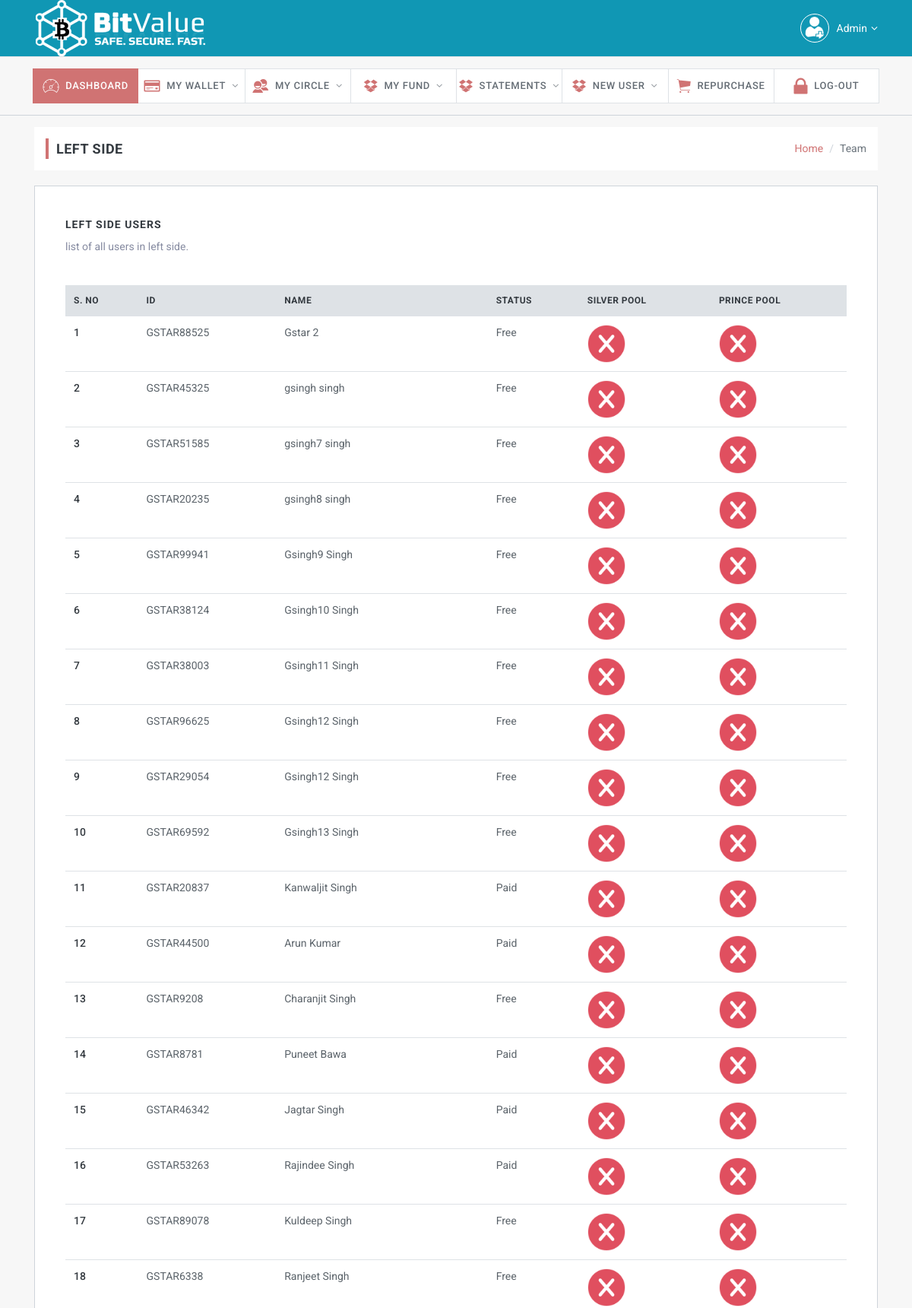
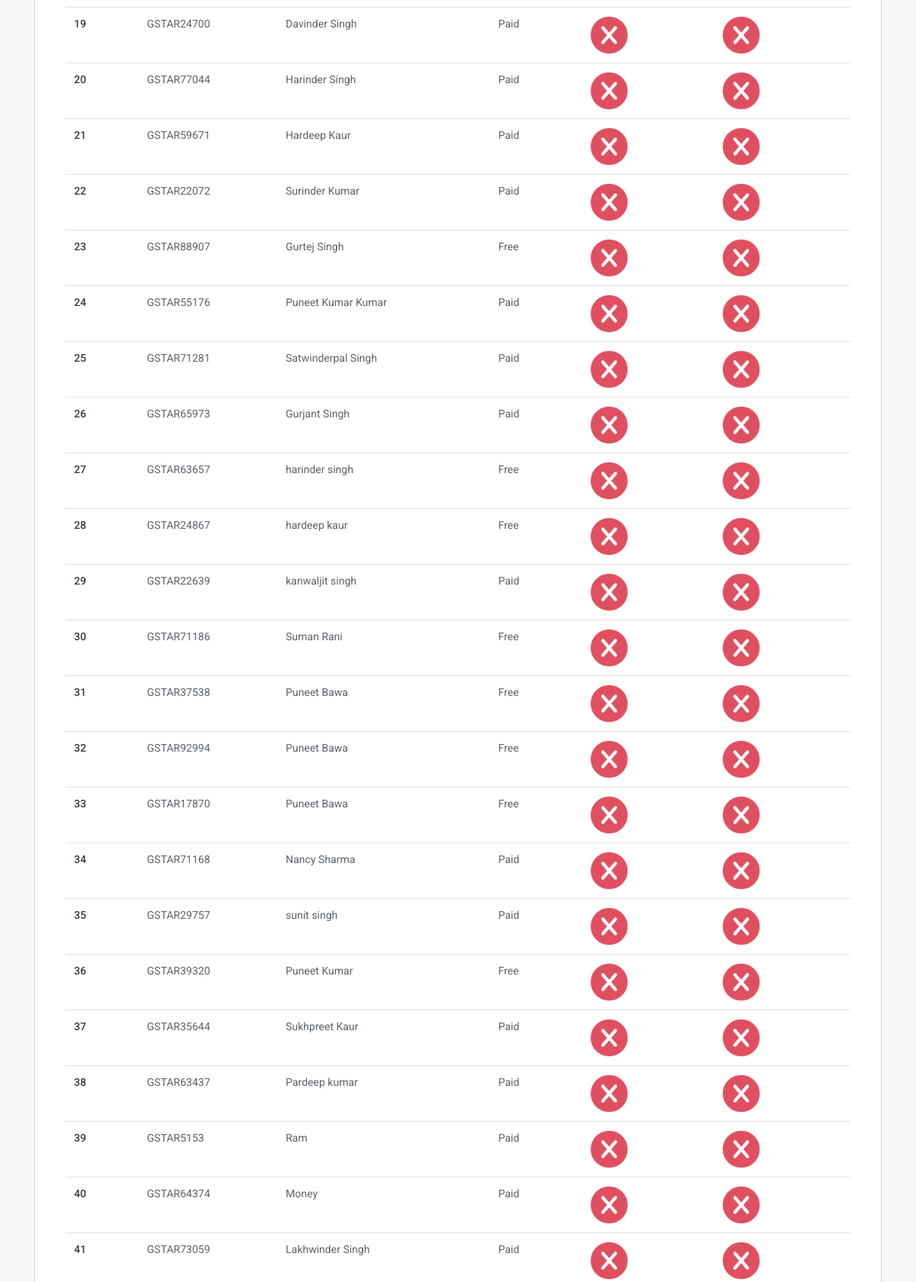
The page /leftteam.php (signed in, upper part) on the database its author committed (2 pictures, top to bottom).
### tables this page shows
CREATE TABLE `registration` (
  `UserID` varchar(100) NOT NULL,
  `ChainID` varchar(100) NOT NULL,
  `DirectID` varchar(100) NOT NULL,
  `UserEmail` varchar(100) NOT NULL,
  `Password` varchar(100) NOT NULL,
  `TPassword` varchar(100) NOT NULL,
  `EPassword` varchar(100) NOT NULL,
  `ETPassword` varchar(100) NOT NULL,
  `DOB` varchar(100) NOT NULL,
  `FirstName` varchar(100) NOT NULL,
  `LastName` varchar(100) NOT NULL,
  `Gender` varchar(10) NOT NULL,
  `MobileNo` varchar(100) NOT NULL,
  `Address` longtext NOT NULL,
  `country` varchar(100) NOT NULL DEFAULT 'India',
  `state` varchar(100) NOT NULL,
  `district` varchar(100) NOT NULL,
  `City` varchar(100) NOT NULL,
  `Zip` varchar(100) NOT NULL,
  `Position` varchar(100) NOT NULL,
  `RegistrationDate` varchar(100) NOT NULL,
  `Acc_Holder_Name` varchar(100) NOT NULL,
  `Bank_Name` varchar(100) NOT NULL,
  `Bank_Acc_No` varchar(100) NOT NULL,
  `Branch_Name` varchar(100) NOT NULL,
  `IFSC_Code` varchar(100) NOT NULL,
  `Account_Type` varchar(100) NOT NULL,
  `Pan_Number` varchar(100) NOT NULL,
  `Status` varchar(100) NOT NULL DEFAULT 'Active',
  `PaidStatus` varchar(100) NOT NULL DEFAULT 'Free',
  `timeinstring` int(100) NOT NULL,
  `EmailCode` longtext NOT NULL,
  `scode` int(100) NOT NULL,
  `EmailVerify` int(2) NOT NULL DEFAULT '1',
  `EmailStatus` int(2) NOT NULL DEFAULT '0',
  `currentbtc` varchar(100) NOT NULL,
  `ademail` varchar(100) NOT NULL,
  `admethod` varchar(100) NOT NULL,
  `About` longtext NOT NULL,
  `BTCAccount` varchar(100) NOT NULL,
  `Paytm` varchar(100) NOT NULL,
  `NetellerAccount` varchar(100) NOT NULL,
  `PaypalEmailID` varchar(100) NOT NULL,
  `profilepic` varchar(1000) NOT NULL,
  `addressproof` varchar(1000) NOT NULL,
  `pin` varchar(100) NOT NULL,
  `pancard` varchar(1000) NOT NULL,
  `Adtype` varchar(100) NOT NULL,
  `totalbusiness` varchar(100) NOT NULL,
  `topupsincome` varchar(100) NOT NULL,
  `nonincome` varchar(100) NOT NULL,
  `levelstatus` int(10) NOT NULL,
  `nomineerelation` varchar(100) NOT NULL,
  `nomineename` varchar(100) NOT NULL,
  `widstatus` int(10) NOT NULL DEFAULT '1',
  `Id` int(100) NOT NULL,
  `silverpoolstatus` int(100) NOT NULL,
  `princepoolstatus` int(100) NOT NULL
);

### package/Memberclass.php (called while the page is built, shortened)
<?php
class Member
{
	public function __construct()
	{
		$this->mysqli2 = new mysqli('localhost', 'root', '', 'gstarmar_mlm');
		$this->userID = $_SESSION['User_Array']['UserID'];
	}
function loaduserinfo()
{
	 $query4 = "SELECT * FROM Registration WHERE UserID = '".$this->userID."'";
       $result4=$this->mysqli2->query($query4);
       $num=$result4->fetch_assoc();
	   return $num;
}
	public function get_one_record($querySelect)
	{
   		 $resultSet = $this->mysqli2->query($querySelect);
   		 $data=array();
   			 if($resultSet->num_rows > 0){
			        while($row = $resultSet->fetch_assoc()){
			            $data[]=$row;
			            }
			          }
		return $data;
	}
public function getmemberlegdetail($userid,$leg)
{
  $result3=$this->mysqli2->query("select * from Registration  where ChainID='".$userid."' and Position='".$leg."'");
  global $data;
       while($row3=$result3->fetch_assoc())
       {
	 	$query2 = "SELECT SUM(dollarsamount) AS Amount FROM Commitment WHERE UserID like '".$row3['UserID']."' and incomestatus='1'";
      	 $result2=$this->mysqli2->query($query2);
      	 $row1=$result2->fetch_assoc();
	 	$row3['Amount']=$row1['Amount'];
       	$data[]=$row3;
		$this->getmemberlegdetail($row3['UserID'],"Left");
		$this->getmemberlegdetail($row3['UserID'],"Right");
      }
	return $data;
}
}
$obj = new Member();
function get_capping($packid)
											{
											global $obj;
											$data2 = $obj->get_one_record("SELECT * FROM packages order by Capping DESC");
												$capping=array();
												return $capping;
											}
											$packarray=array();
											$cappingdone = get_capping($packarray);
?>

### leftteam.php (the view, shortened to what this page needs)
<?php include("header.php"); ?>
<?php
$obj->dataarray=array();
$right = $obj->getmemberlegdetail($obj->userID,"Left");
$right=$data;
?>
    <div class="slim-mainpanel">
      <div class="container">
        <div class="slim-pageheader">
          <ol class="breadcrumb slim-breadcrumb">
            <li class="breadcrumb-item"><a href="#">Home</a></li>
            <li class="breadcrumb-item active" aria-current="page">Team</li>
          </ol>
          <h6 class="slim-pagetitle">Left Side</h6>
        </div>
        <div class="section-wrapper mg-t-20">
          <label class="section-title">Left side users</label>
          <p class="mg-b-20 mg-sm-b-40">list of all users in left side.</p>
          <div class="table-responsive">
            <table class="table mg-b-0">
              <thead>
                <tr>
                    <th>S. No</th>
                  <th>ID</th>
                  <th>Name</th>
                  <th>Status</th>
                   <th>Silver Pool</th>
                    <th>Prince Pool</th>
                </tr>
              </thead>
              <tbody>
                  	<?php
											$sno=1;
											foreach($right as $data){
														if(!empty($data['UserID'])){							?>
                <tr>
                  <th scope="row"><?php echo $sno++; ?></th>
                  <td><?php echo $data['UserID']; ?></td>
                  <td><?php echo $data['FirstName']." ".$data['LastName']; ?></td>
                  <td><?php echo $data['PaidStatus']; ?></td>
                                    <td><?php if(!empty($data['sliverpoolstatus'])){ echo "<img src='img/ok.png' style='height:50px;width:50px;'>"; }else{ echo "<img src='img/cross.png' style='height:50px;width:50px;'>"; } ?></td>
                     <td><?php if(!empty($data['princepoolstatus'])){ echo "<img src='img/ok.png' style='height:50px;width:50px;'>"; }else{ echo "<img src='img/cross.png' style='height:50px;width:50px;'>"; } ?></td>
                </tr>
                <?php  } } ?>
              </tbody>
            </table>
          </div>
        </div>
      </div>
    </div>
<?php include("footer.php"); ?>

### header.php (shortened to what this page needs)
<?php
include("package/Memberclass.php");
if(empty($_SESSION['User_Array'])){ ?><meta http-equiv="refresh" content="0; url=login.php" /> <?php  exit(); }
$userdata=$obj->loaduserinfo();
?>
<!DOCTYPE html>
<html lang="en">
  <head>
    <link href="lib/font-awesome/css/font-awesome.css" rel="stylesheet">
    <link href="lib/Ionicons/css/ionicons.css" rel="stylesheet">
    <link href="lib/rickshaw/css/rickshaw.min.css" rel="stylesheet">
    <link rel="stylesheet" href="css/slim.css">
  </head>
  <body class="dashboard-3">
    <div class="slim-header">
      <div class="container">
        <div class="slim-header-left">
          <h2 class="slim-logo"><a href="index.html"><img src="img/logo.png"></a></h2>
        </div>
        <div class="slim-header-right">
          <div class="dropdown dropdown-c">
            <a href="#" class="logged-user" data-toggle="dropdown">
              <img src="user.png" alt="">
              <span style="color: #fff"><?php echo $userdata['FirstName']; ?></span>
              <i class="fa fa-angle-down" style="color: #fff"></i>
            </a>
          </div>
        </div>
      </div>
    </div>
    <div class="slim-navbar">
      <div class="container-fluid">
        <ul class="nav">
          <li class="nav-item active">
            <a class="nav-link" href="dashboard.php">
              <i class="icon ion-ios-speedometer-outline"></i>
              <span>Dashboard</span>
            </a>
          </li>
          <li class="nav-item with-sub">
            <a class="nav-link" href="#">
              <i class="icon ion-card"></i>
              <span>My Wallet</span>
            </a>
          </li>
          <li class="nav-item  with-sub">
            <a class="nav-link" href="#" data-toggle="dropdown">
              <i class="icon ion-android-contacts"></i>
              <span>My Circle</span>
              </a>
          </li>
          <li class="nav-item  with-sub">
            <a class="nav-link" href="#" data-toggle="dropdown">
              <i class="icon ion-social-dropbox"></i>
              <span>My Fund</span>
              </a>
          </li>
            <li class="nav-item  with-sub">
            <a class="nav-link" href="#" data-toggle="dropdown">
              <i class="icon ion-social-dropbox"></i>
              <span>Statements</span>
              </a>
          </li>
            <li class="nav-item with-sub">
            <a class="nav-link" href="signup.php" data-toggle="dropdown">
              <i class="icon ion-social-dropbox"></i>
              <span>New User</span>
              </a>
          </li>
          <li class="nav-item">
            <a class="nav-link" href="#" data-toggle="dropdown">
              <i class="icon ion-ios-cart"></i>
              <span>RePurchase</span>
              </a>
          </li>
          <li class="nav-item">
            <a class="nav-link" href="signout.php">
              <i class="icon ion-locked"></i>
              <span>Log-out</span>
              </a>
          </li>
        </ul>
      </div>
    </div>

### rows shown on the page
registration: FirstName "Admin"
registration: UserID "GSTAR88525", FirstName "Gstar", LastName "2", PaidStatus "Free", princepoolstatus 0 (drawn)
registration: UserID "GSTAR45325", FirstName "gsingh", LastName "singh", PaidStatus "Free", princepoolstatus 0 (drawn)
registration: UserID "GSTAR51585", FirstName "gsingh7", LastName "singh", PaidStatus "Free", princepoolstatus 0 (drawn)
registration: UserID "GSTAR20235", FirstName "gsingh8", LastName "singh", PaidStatus "Free", princepoolstatus 0 (drawn)
registration: UserID "GSTAR99941", FirstName "Gsingh9", LastName "Singh", PaidStatus "Free", princepoolstatus 0 (drawn)
registration: UserID "GSTAR38124", FirstName "Gsingh10", LastName "Singh", PaidStatus "Free", princepoolstatus 0 (drawn)
registration: UserID "GSTAR38003", FirstName "Gsingh11", LastName "Singh", PaidStatus "Free", princepoolstatus 0 (drawn)
registration: UserID "GSTAR96625", FirstName "Gsingh12", LastName "Singh", PaidStatus "Free", princepoolstatus 0 (drawn)
registration: UserID "GSTAR29054", FirstName "Gsingh12", LastName "Singh", PaidStatus "Free", princepoolstatus 0 (drawn)
registration: UserID "GSTAR69592", FirstName "Gsingh13", LastName "Singh", PaidStatus "Free", princepoolstatus 0 (drawn)
registration: UserID "GSTAR20837", FirstName "Kanwaljit", LastName "Singh", PaidStatus "Paid", princepoolstatus 0 (drawn)
registration: UserID "GSTAR44500", FirstName "Arun", LastName "Kumar", PaidStatus "Paid", princepoolstatus 0 (drawn)
registration: UserID "GSTAR9208", FirstName "Charanjit", LastName "Singh", PaidStatus "Free", princepoolstatus 0 (drawn)
registration: UserID "GSTAR8781", FirstName "Puneet", LastName "Bawa", PaidStatus "Paid", princepoolstatus 0 (drawn)
registration: UserID "GSTAR46342", FirstName "Jagtar", LastName "Singh", PaidStatus "Paid", princepoolstatus 0 (drawn)
registration: UserID "GSTAR53263", FirstName "Rajindee", LastName "Singh", PaidStatus "Paid", princepoolstatus 0 (drawn)
registration: UserID "GSTAR89078", FirstName "Kuldeep", LastName "Singh", PaidStatus "Free", princepoolstatus 0 (drawn)
registration: UserID "GSTAR6338", FirstName "Ranjeet", LastName "Singh", PaidStatus "Free", princepoolstatus 0 (drawn)
registration: UserID "GSTAR24700", FirstName "Davinder", LastName "Singh", PaidStatus "Paid", princepoolstatus 0 (drawn)
registration: UserID "GSTAR77044", FirstName "Harinder", LastName "Singh", PaidStatus "Paid", princepoolstatus 0 (drawn)
registration: UserID "GSTAR59671", FirstName "Hardeep", LastName "Kaur", PaidStatus "Paid", princepoolstatus 0 (drawn)
registration: UserID "GSTAR22072", FirstName "Surinder", LastName "Kumar", PaidStatus "Paid", princepoolstatus 0 (drawn)
registration: UserID "GSTAR88907", FirstName "Gurtej", LastName "Singh", PaidStatus "Free", princepoolstatus 0 (drawn)
registration: UserID "GSTAR55176", FirstName "Puneet Kumar", LastName "Kumar", PaidStatus "Paid", princepoolstatus 0 (drawn)
registration: UserID "GSTAR71281", FirstName "Satwinderpal", LastName "Singh", PaidStatus "Paid", princepoolstatus 0 (drawn)
registration: UserID "GSTAR65973", FirstName "Gurjant", LastName "Singh", PaidStatus "Paid", princepoolstatus 0 (drawn)
registration: UserID "GSTAR63657", FirstName "harinder", LastName "singh", PaidStatus "Free", princepoolstatus 0 (drawn)
registration: UserID "GSTAR24867", FirstName "hardeep", LastName "kaur", PaidStatus "Free", princepoolstatus 0 (drawn)
registration: UserID "GSTAR22639", FirstName "kanwaljit", LastName "singh", PaidStatus "Paid", princepoolstatus 0 (drawn)
registration: UserID "GSTAR71186", FirstName "Suman", LastName "Rani", PaidStatus "Free", princepoolstatus 0 (drawn)
registration: UserID "GSTAR37538", FirstName "Puneet", LastName "Bawa", PaidStatus "Free", princepoolstatus 0 (drawn)
registration: UserID "GSTAR92994", FirstName "Puneet", LastName "Bawa", PaidStatus "Free", princepoolstatus 0 (drawn)
registration: UserID "GSTAR17870", FirstName "Puneet", LastName "Bawa", PaidStatus "Free", princepoolstatus 0 (drawn)
registration: UserID "GSTAR71168", FirstName "Nancy", LastName "Sharma", PaidStatus "Paid", princepoolstatus 0 (drawn)
registration: UserID "GSTAR29757", FirstName "sunit", LastName "singh", PaidStatus "Paid", princepoolstatus 0 (drawn)
registration: UserID "GSTAR39320", FirstName "Puneet", LastName "Kumar", PaidStatus "Free", princepoolstatus 0 (drawn)
registration: UserID "GSTAR35644", FirstName "Sukhpreet", LastName "Kaur", PaidStatus "Paid", princepoolstatus 0 (drawn)
registration: UserID "GSTAR63437", FirstName "Pardeep", LastName "kumar", PaidStatus "Paid", princepoolstatus 0 (drawn)
registration: UserID "GSTAR5153", FirstName "Ram", PaidStatus "Paid", princepoolstatus 0 (drawn)
registration: UserID "GSTAR64374", FirstName "Money", PaidStatus "Paid", princepoolstatus 0 (drawn)
registration: UserID "GSTAR73059", FirstName "Lakhwinder", LastName "Singh", PaidStatus "Paid", princepoolstatus 0 (drawn)
